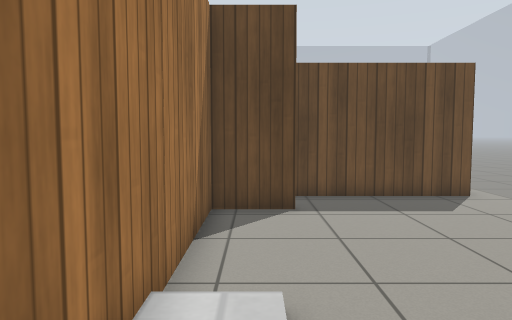
[1] (above)

19 first-person views from a walk through a Gazebo world. The camera is 0.94 m above the floor, tilts 4° down and sees 70° across. The floor is counted in squares, 0.5 m on a side. Each view is taken from the middle of a square. On the plan, view 1 faces up. The plan holds only what a view shows up to about 18 squares ahead; the rest is blank. Gazebo's built-in surfaces are drawn with simple patterns.

[2]
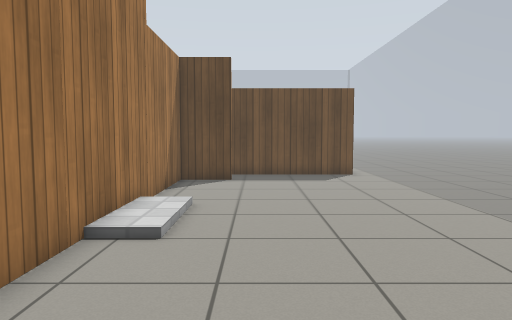

[3]
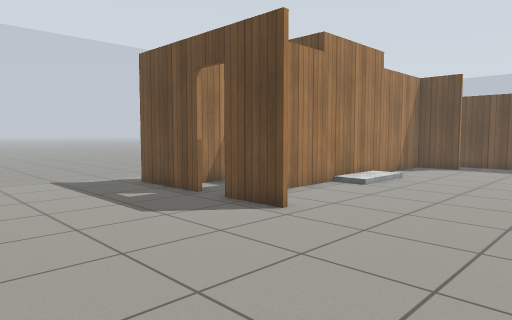

[4]
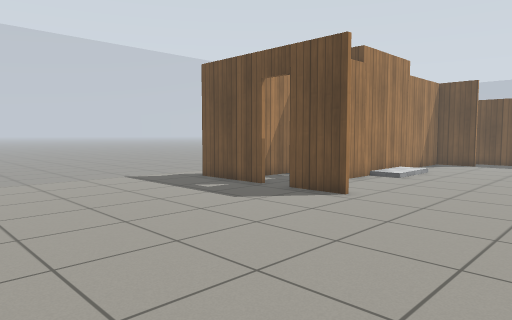

[5]
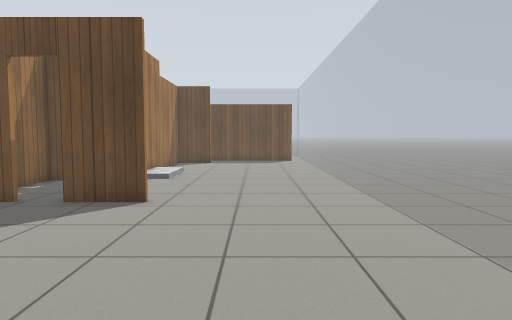

[6]
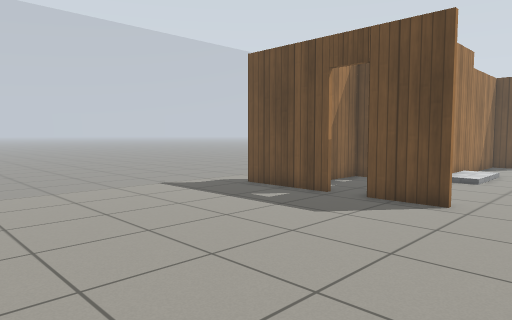

[7]
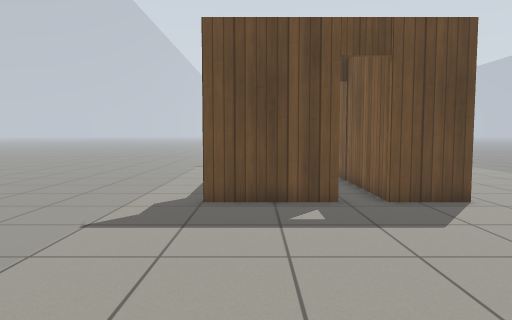

[8]
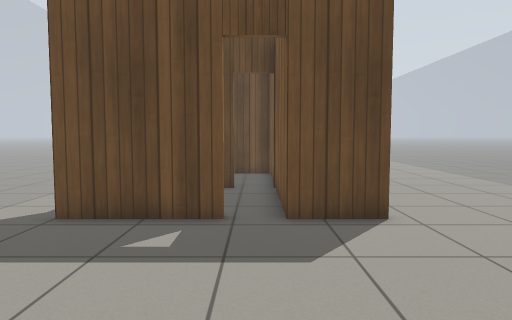

[9]
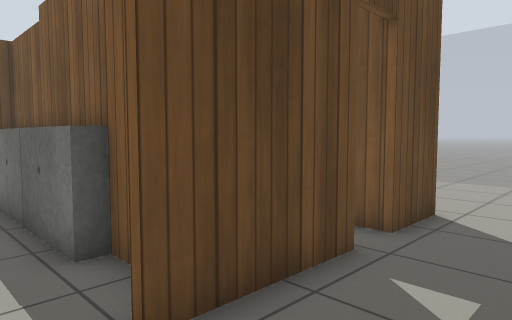

[10]
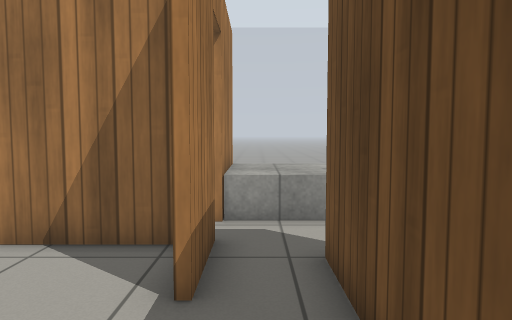

[11]
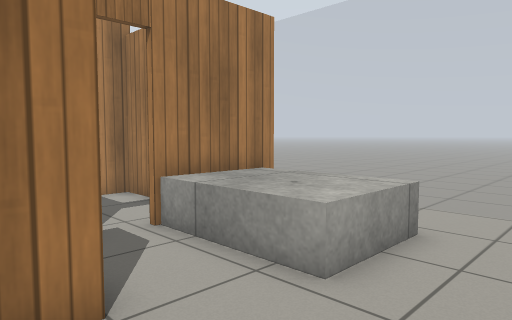

[12]
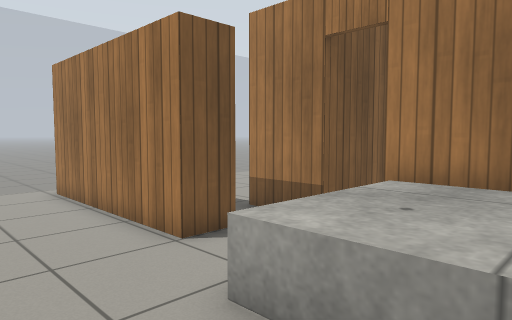

[13]
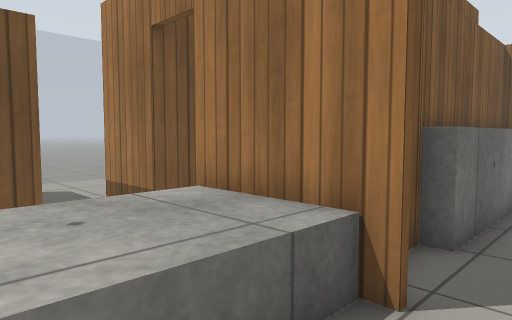

[14]
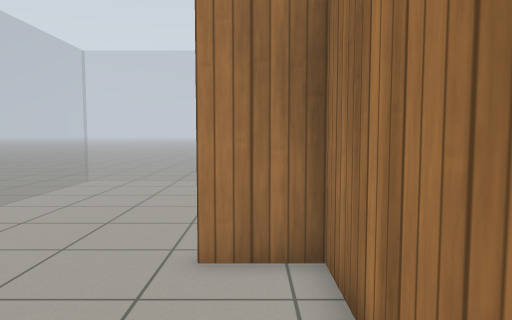

[15]
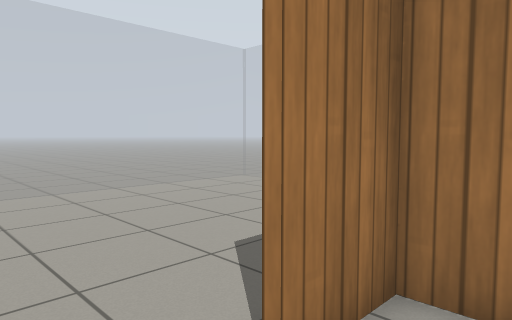

[16]
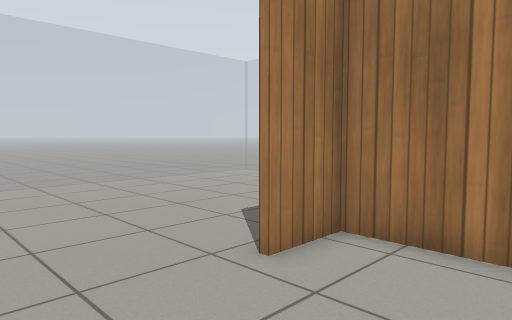

[17]
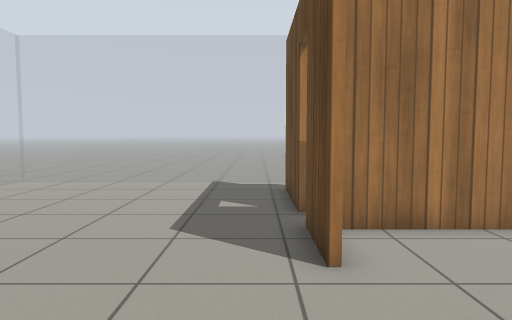

[18]
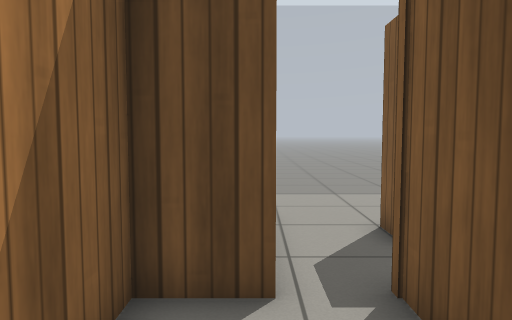

[19]
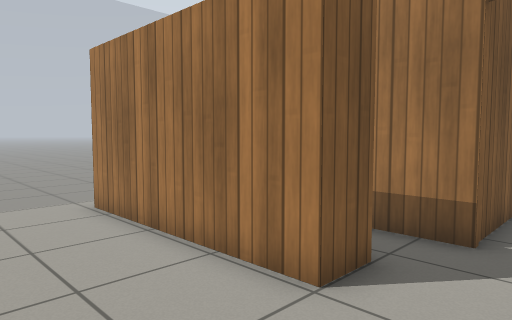

### Floor plan
Key: @ floor where view 1 was taken; # wall or solid block; . floor; D open door; = window, fence, low wall or low ledge.
Columns run from 9 left of view 1 to 8 right of it. Each row starts with its distance up from view 1.
 17        ====
 16    .  .....
 15   .............
 14 =................=
 13 =..====..........=
 12 =  ====..#######.=
 11 =  ====..#######.=
 10 =  ====..........=
  9 = .####D##.......=
  8 = ..#...#........=
  7 = ..#.. #........=
  6   .##.. #........=
  5   .##.. #........=
  4    ######........=
  3 =. ## ..#........=
  2 =. ## ..#........=
  1 =..## ..#........=
  0 =..####D#@.......=
 -1 =..##...#........=
 -2 =..##...#........=
 -3 =...#...#........=
 -4 =...#...#........=
 -5 =..####D##.......=
 -6 =................=
 -7 =................=
 -8 =................=
 -9 =................=
-10 =................
-11 =................=
-12 =................=
-13 =................=
-14 =................=
-15 =................=
-16 .================.

Where each view was taken, in squares from view 1:
view 1: 0 up, 0 right, facing up
view 2: 6 down, 2 right, facing up
view 3: 12 down, 7 right, facing up-left
view 4: 15 down, 7 right, facing up-left
view 5: 15 down, 4 right, facing up
view 6: 15 down, 4 right, facing up-left
view 7: 15 down, 5 left, facing up
view 8: 13 down, 2 left, facing up
view 9: 8 down, 8 left, facing up-right
view 10: 10 up, 5 right, facing left
view 11: 16 up, 1 right, facing down-left
view 12: 16 up, 6 left, facing down-right
view 13: 13 up, 8 left, facing down-right
view 14: 1 up, 0 right, facing down
view 15: 3 down, 3 right, facing down-left
view 16: 1 down, 5 right, facing down-left
view 17: 6 down, 6 right, facing left
view 18: 5 up, 3 left, facing up
view 19: 16 up, 3 left, facing down-right
